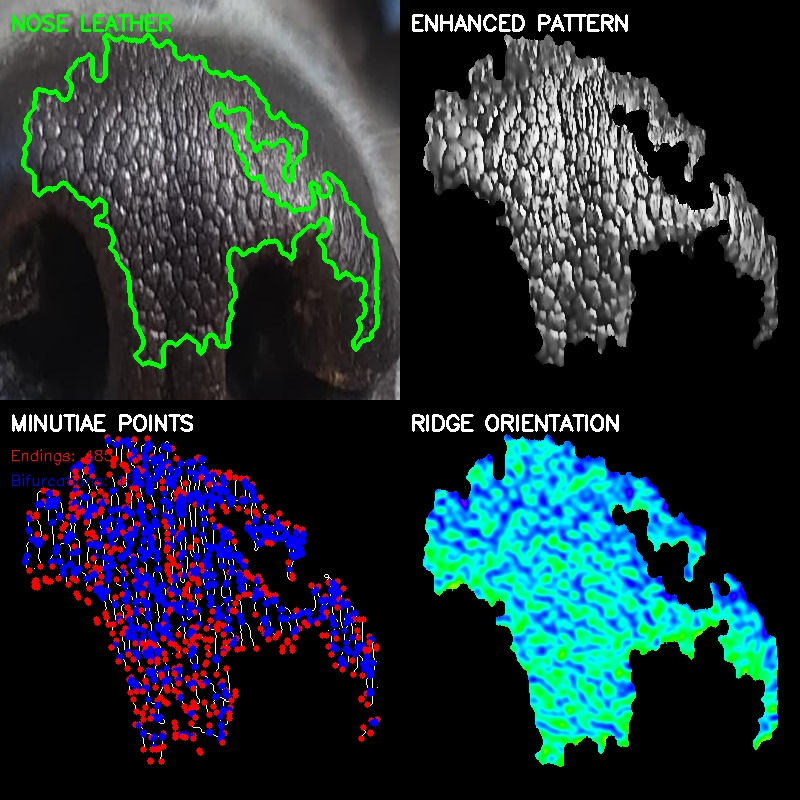
#> input picture backend/pattern_viz.jpg, 800 x 800 px
$ python -i new_model2.py   (imports and definitions only)   (older library calls are emulated)
#> lines starting #> are read from the running program, lines starting #| are printed output that depends on the picture
"""
Enhanced Dog Nose Pattern Fingerprint System v2

Improved version with:
- Better nose leather isolation (excludes nostrils properly)
- High-quality minutiae detection with filtering
- Advanced ridge enhancement
- Cleaner orientation fields
- Multi-resolution feature extraction

Requirements:
    pip install torch torchvision opencv-python numpy pillow scikit-learn scipy scikit-image

Usage:
    python nose_fingerprint.py --visualize --input dog_nose.jpg --output pattern_viz.jpg
    python nose_fingerprint.py --enroll --input dog_nose.jpg --name "Max" --db nose_db.json
    python nose_fingerprint.py --identify --input unknown_nose.jpg --db nose_db.json
"""

import cv2
import numpy as np
import torch
import argparse
import json
from pathlib import Path
from datetime import datetime
import hashlib
from scipy.spatial.distance import cosine, euclidean
from scipy.ndimage import gaussian_filter, uniform_filter
from skimage.feature import local_binary_pattern, graycomatrix, graycoprops
from skimage.morphology import skeletonize, remove_small_objects, thin
from skimage.filters import frangi, meijering, sato
from sklearn.preprocessing import normalize
import warnings
# [1 line not run here, left out]


# [650 lines that did not run here, left out]


class NoseFingerprintDatabase:
    """Enhanced database with better matching"""

    def __init__(self, db_path='nose_db.json'):
        self.db_path = Path(db_path)
        self.db = self.load_db()

    # [5 lines left out: function load_db, not called in this run]

    def save_db(self):
        with open(self.db_path, 'w') as f:
            json.dump(self.db, f, indent=2)

    # [126 lines left out: functions enroll, identify, main, not called in this run]


# [2 lines not run here, left out]

>>> import cv2
>>> picture = cv2.imread('pattern_viz.jpg', cv2.IMREAD_GRAYSCALE)
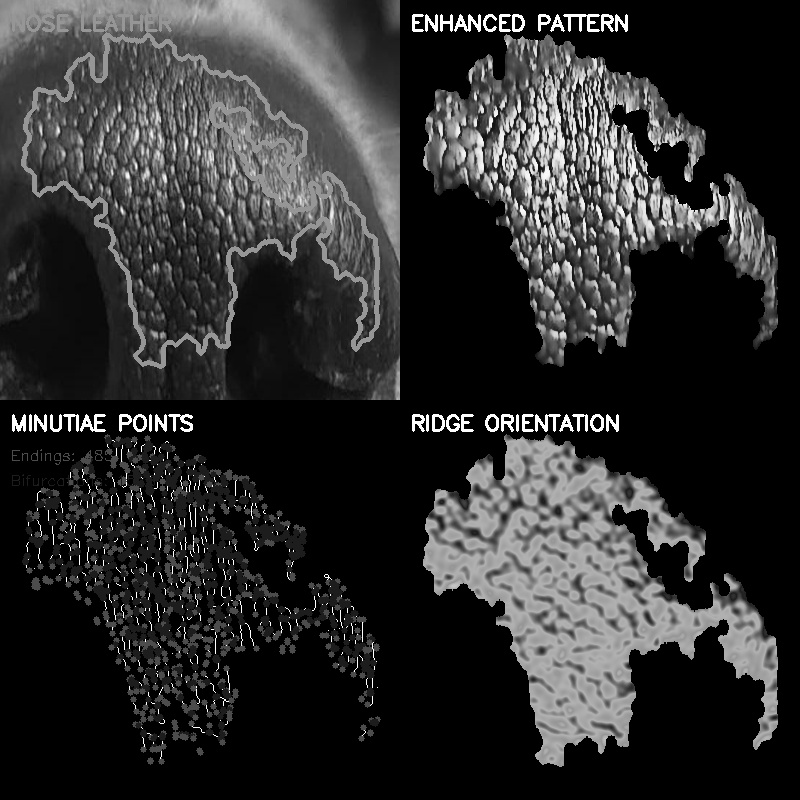
#> picture: shape (800, 800); min 0, max 255, mean 46
#> (the run stopped early here; a loop or call above may not have finished)

$ run again, on backend/image.jpg
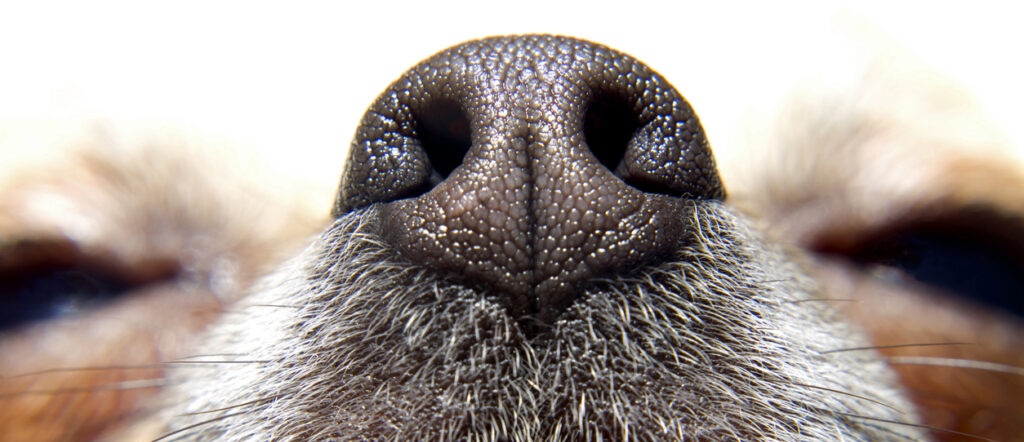
#> input picture backend/image.jpg, 1024 x 442 px
#> `picture = cv2.imread('pattern_viz.jpg', cv2.IMREAD_GRAYSCALE)`:
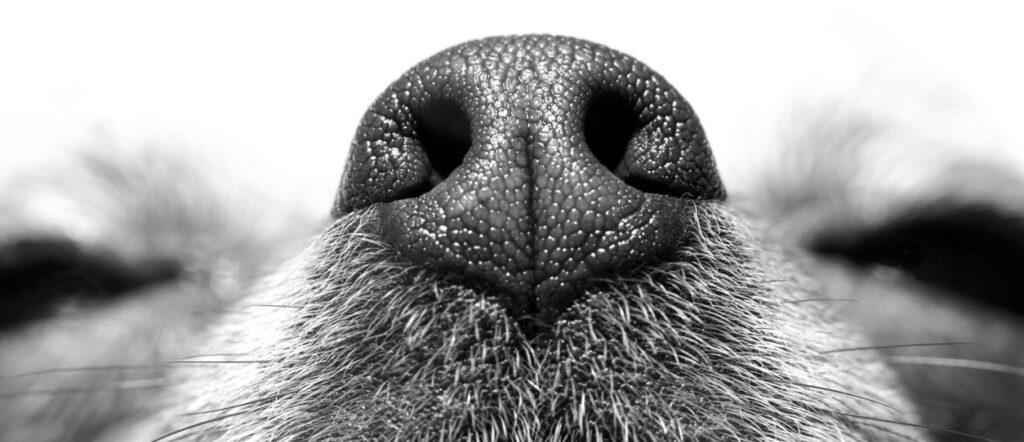
#> picture: shape (442, 1024); min 0, max 255, mean 158.4

$ run again, on backend/image1.jpg
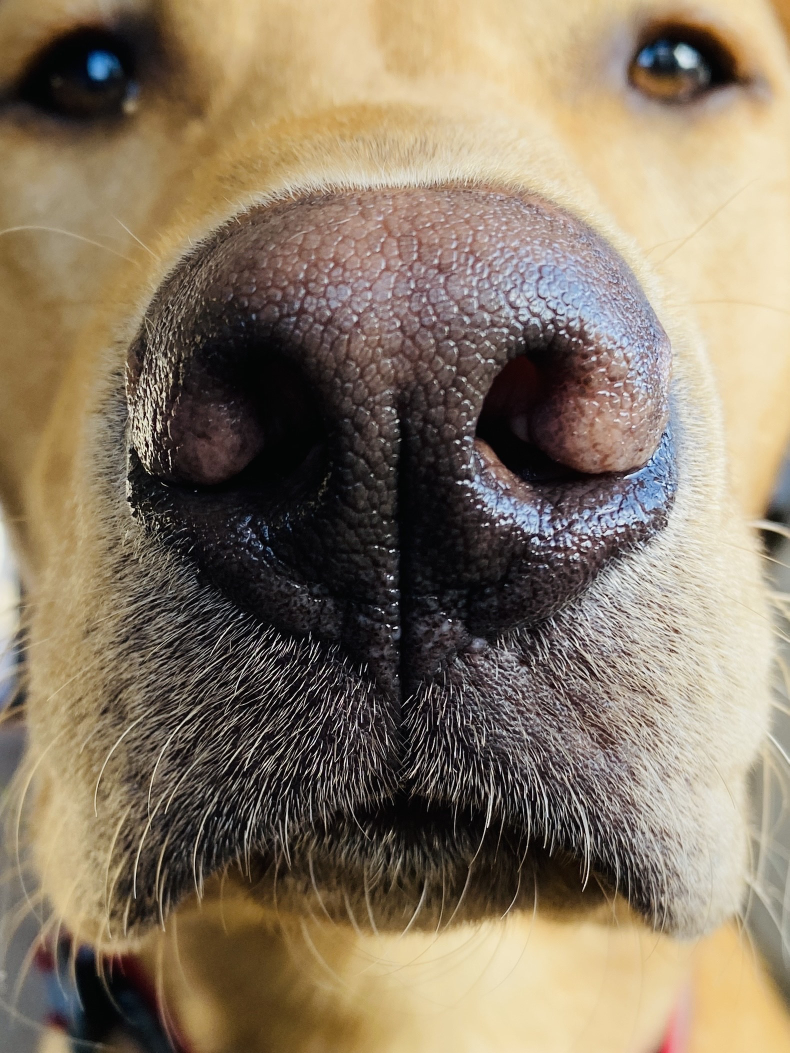
#> input picture backend/image1.jpg, 1579 x 2105 px (shown at 1/2 size)
#> `picture = cv2.imread('pattern_viz.jpg', cv2.IMREAD_GRAYSCALE)`:
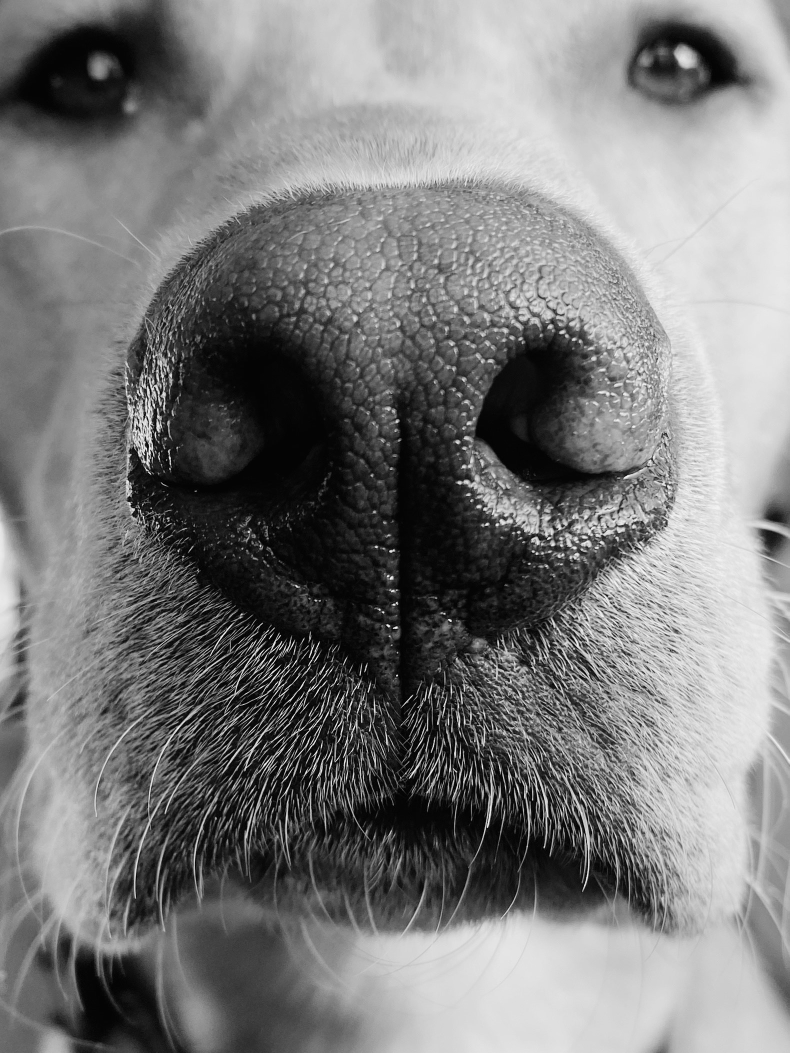
#> picture: shape (2105, 1579) (shown at 1/2 size); min 0, max 255, mean 122.8
